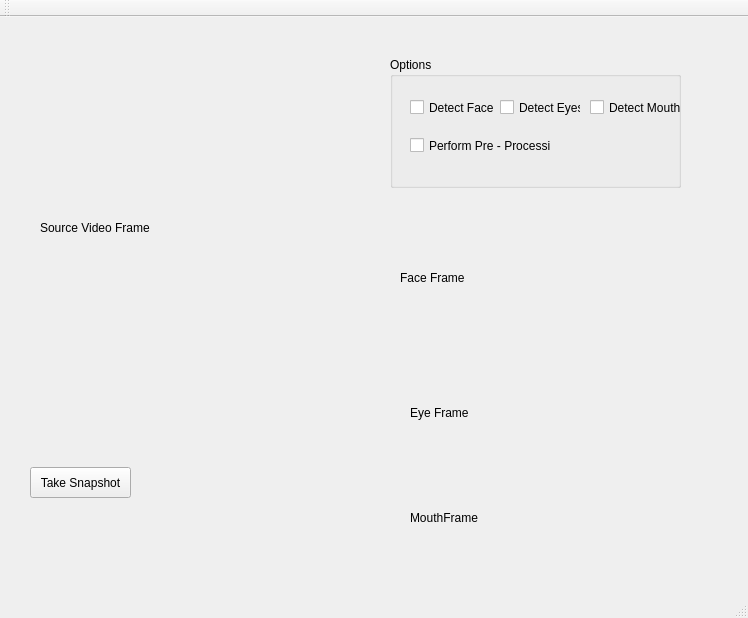
<?xml version="1.0" encoding="UTF-8"?>
<ui version="4.0">
 <class>MainWindow</class>
 <widget class="QMainWindow" name="MainWindow">
  <property name="geometry">
   <rect>
    <x>0</x>
    <y>0</y>
    <width>748</width>
    <height>618</height>
   </rect>
  </property>
  <property name="windowTitle">
   <string>MainWindow</string>
  </property>
  <widget class="QWidget" name="centralWidget">
   <widget class="QLabel" name="lblVideo">
    <property name="geometry">
     <rect>
      <x>40</x>
      <y>50</y>
      <width>341</width>
      <height>321</height>
     </rect>
    </property>
    <property name="text">
     <string>Source Video Frame</string>
    </property>
   </widget>
   <widget class="QGroupBox" name="groupBox">
    <property name="geometry">
     <rect>
      <x>390</x>
      <y>40</y>
      <width>291</width>
      <height>131</height>
     </rect>
    </property>
    <property name="title">
     <string>Options</string>
    </property>
    <widget class="QCheckBox" name="checkBox_fullFace">
     <property name="geometry">
      <rect>
       <x>20</x>
       <y>40</y>
       <width>91</width>
       <height>21</height>
      </rect>
     </property>
     <property name="text">
      <string>Detect Face</string>
     </property>
    </widget>
    <widget class="QCheckBox" name="checkBox_eyes">
     <property name="geometry">
      <rect>
       <x>110</x>
       <y>40</y>
       <width>81</width>
       <height>21</height>
      </rect>
     </property>
     <property name="text">
      <string>Detect Eyes</string>
     </property>
    </widget>
    <widget class="QCheckBox" name="checkBox_mouth">
     <property name="geometry">
      <rect>
       <x>200</x>
       <y>40</y>
       <width>91</width>
       <height>21</height>
      </rect>
     </property>
     <property name="text">
      <string>Detect Mouth</string>
     </property>
    </widget>
    <widget class="QCheckBox" name="checkBox_performPreProcessing">
     <property name="geometry">
      <rect>
       <x>20</x>
       <y>80</y>
       <width>141</width>
       <height>17</height>
      </rect>
     </property>
     <property name="text">
      <string>Perform Pre - Processing</string>
     </property>
    </widget>
   </widget>
   <widget class="QLabel" name="lblProcessFaceFrame">
    <property name="geometry">
     <rect>
      <x>400</x>
      <y>180</y>
      <width>251</width>
      <height>161</height>
     </rect>
    </property>
    <property name="text">
     <string>Face Frame</string>
    </property>
   </widget>
   <widget class="QLabel" name="lblProcessEyeFrame">
    <property name="geometry">
     <rect>
      <x>410</x>
      <y>350</y>
      <width>171</width>
      <height>91</height>
     </rect>
    </property>
    <property name="text">
     <string>Eye Frame</string>
    </property>
   </widget>
   <widget class="QLabel" name="lblProcessMouthFrame">
    <property name="geometry">
     <rect>
      <x>410</x>
      <y>450</y>
      <width>181</width>
      <height>101</height>
     </rect>
    </property>
    <property name="text">
     <string>MouthFrame</string>
    </property>
   </widget>
   <widget class="QPushButton" name="btnSnapshot">
    <property name="geometry">
     <rect>
      <x>30</x>
      <y>450</y>
      <width>101</width>
      <height>31</height>
     </rect>
    </property>
    <property name="text">
     <string>Take Snapshot</string>
    </property>
   </widget>
  </widget>
  <widget class="QMenuBar" name="menuBar">
   <property name="geometry">
    <rect>
     <x>0</x>
     <y>0</y>
     <width>748</width>
     <height>21</height>
    </rect>
   </property>
  </widget>
  <widget class="QToolBar" name="mainToolBar">
   <attribute name="toolBarArea">
    <enum>TopToolBarArea</enum>
   </attribute>
   <attribute name="toolBarBreak">
    <bool>false</bool>
   </attribute>
  </widget>
  <widget class="QStatusBar" name="statusBar"/>
 </widget>
 <layoutdefault spacing="6" margin="11"/>
 <resources/>
 <connections/>
</ui>
